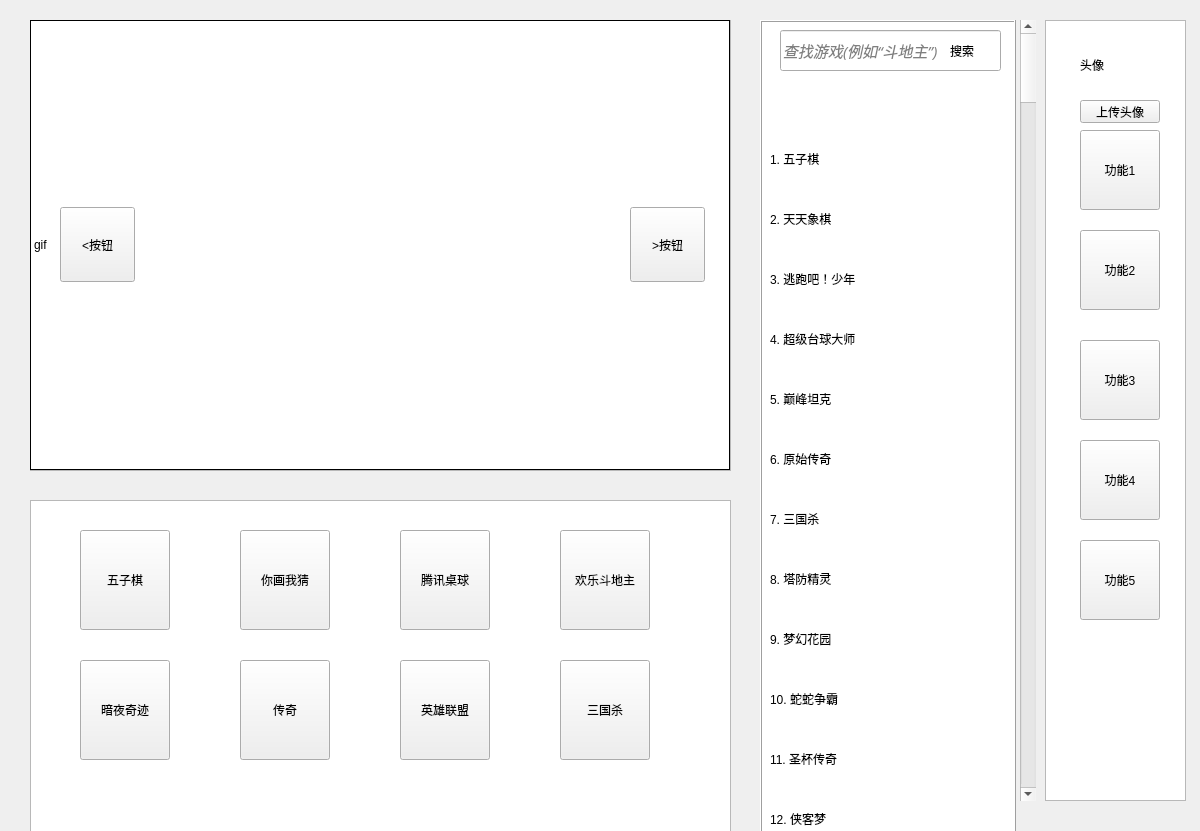
<?xml version="1.0" encoding="UTF-8"?>
<ui version="4.0">
 <class>GameHall</class>
 <widget class="QWidget" name="GameHall">
  <property name="geometry">
   <rect>
    <x>0</x>
    <y>0</y>
    <width>1200</width>
    <height>831</height>
   </rect>
  </property>
  <property name="windowTitle">
   <string>Form</string>
  </property>
  <widget class="QUndoView" name="undoView_4">
   <property name="geometry">
    <rect>
     <x>1045</x>
     <y>20</y>
     <width>141</width>
     <height>781</height>
    </rect>
   </property>
  </widget>
  <widget class="QScrollBar" name="verticalScrollBar">
   <property name="geometry">
    <rect>
     <x>1020</x>
     <y>20</y>
     <width>16</width>
     <height>781</height>
    </rect>
   </property>
   <property name="maximum">
    <number>100</number>
   </property>
   <property name="orientation">
    <enum>Qt::Vertical</enum>
   </property>
  </widget>
  <widget class="QLabel" name="avatar">
   <property name="geometry">
    <rect>
     <x>1080</x>
     <y>30</y>
     <width>70</width>
     <height>70</height>
    </rect>
   </property>
   <property name="cursor">
    <cursorShape>PointingHandCursor</cursorShape>
   </property>
   <property name="frameShape">
    <enum>QFrame::NoFrame</enum>
   </property>
   <property name="text">
    <string>头像</string>
   </property>
  </widget>
  <widget class="QPushButton" name="pushButton">
   <property name="geometry">
    <rect>
     <x>1080</x>
     <y>130</y>
     <width>80</width>
     <height>80</height>
    </rect>
   </property>
   <property name="text">
    <string>功能1</string>
   </property>
  </widget>
  <widget class="QPushButton" name="pushButton_2">
   <property name="geometry">
    <rect>
     <x>1080</x>
     <y>230</y>
     <width>80</width>
     <height>80</height>
    </rect>
   </property>
   <property name="text">
    <string>功能2</string>
   </property>
  </widget>
  <widget class="QPushButton" name="pushButton_3">
   <property name="geometry">
    <rect>
     <x>1080</x>
     <y>540</y>
     <width>80</width>
     <height>80</height>
    </rect>
   </property>
   <property name="text">
    <string>功能5</string>
   </property>
  </widget>
  <widget class="QPushButton" name="pushButton_4">
   <property name="geometry">
    <rect>
     <x>1080</x>
     <y>440</y>
     <width>80</width>
     <height>80</height>
    </rect>
   </property>
   <property name="text">
    <string>功能4</string>
   </property>
  </widget>
  <widget class="QPushButton" name="pushButton_5">
   <property name="geometry">
    <rect>
     <x>1080</x>
     <y>340</y>
     <width>80</width>
     <height>80</height>
    </rect>
   </property>
   <property name="text">
    <string>功能3</string>
   </property>
  </widget>
  <widget class="QWidget" name="hall" native="true">
   <property name="enabled">
    <bool>true</bool>
   </property>
   <property name="geometry">
    <rect>
     <x>30</x>
     <y>20</y>
     <width>990</width>
     <height>1041</height>
    </rect>
   </property>
   <widget class="HallBtn" name="lol">
    <property name="geometry">
     <rect>
      <x>370</x>
      <y>640</y>
      <width>90</width>
      <height>100</height>
     </rect>
    </property>
    <property name="text">
     <string>英雄联盟</string>
    </property>
    <property name="toolButtonStyle">
     <enum>Qt::ToolButtonTextUnderIcon</enum>
    </property>
   </widget>
   <widget class="HallBtn" name="zhuoqiu">
    <property name="geometry">
     <rect>
      <x>370</x>
      <y>510</y>
      <width>90</width>
      <height>100</height>
     </rect>
    </property>
    <property name="text">
     <string>腾讯桌球</string>
    </property>
    <property name="toolButtonStyle">
     <enum>Qt::ToolButtonTextUnderIcon</enum>
    </property>
   </widget>
   <widget class="HallBtn" name="sgs">
    <property name="geometry">
     <rect>
      <x>530</x>
      <y>640</y>
      <width>90</width>
      <height>100</height>
     </rect>
    </property>
    <property name="text">
     <string>三国杀</string>
    </property>
    <property name="toolButtonStyle">
     <enum>Qt::ToolButtonTextUnderIcon</enum>
    </property>
   </widget>
   <widget class="QPushButton" name="left">
    <property name="geometry">
     <rect>
      <x>30</x>
      <y>187</y>
      <width>75</width>
      <height>75</height>
     </rect>
    </property>
    <property name="cursor">
     <cursorShape>ArrowCursor</cursorShape>
    </property>
    <property name="text">
     <string>&lt;按钮</string>
    </property>
    <property name="checkable">
     <bool>false</bool>
    </property>
    <property name="autoDefault">
     <bool>false</bool>
    </property>
    <property name="flat">
     <bool>false</bool>
    </property>
   </widget>
   <widget class="HallBtn" name="chuanqi">
    <property name="geometry">
     <rect>
      <x>210</x>
      <y>640</y>
      <width>90</width>
      <height>100</height>
     </rect>
    </property>
    <property name="text">
     <string>传奇</string>
    </property>
    <property name="toolButtonStyle">
     <enum>Qt::ToolButtonTextUnderIcon</enum>
    </property>
   </widget>
   <widget class="HallBtn" name="chat">
    <property name="geometry">
     <rect>
      <x>210</x>
      <y>510</y>
      <width>90</width>
      <height>100</height>
     </rect>
    </property>
    <property name="text">
     <string>你画我猜</string>
    </property>
    <property name="toolButtonStyle">
     <enum>Qt::ToolButtonTextUnderIcon</enum>
    </property>
   </widget>
   <widget class="QLabel" name="searchIcon">
    <property name="geometry">
     <rect>
      <x>920</x>
      <y>10</y>
      <width>41</width>
      <height>41</height>
     </rect>
    </property>
    <property name="cursor">
     <cursorShape>PointingHandCursor</cursorShape>
    </property>
    <property name="frameShape">
     <enum>QFrame::NoFrame</enum>
    </property>
    <property name="text">
     <string>搜索</string>
    </property>
   </widget>
   <widget class="HallBtn" name="ayqj">
    <property name="geometry">
     <rect>
      <x>50</x>
      <y>640</y>
      <width>90</width>
      <height>100</height>
     </rect>
    </property>
    <property name="text">
     <string>暗夜奇迹</string>
    </property>
    <property name="toolButtonStyle">
     <enum>Qt::ToolButtonTextUnderIcon</enum>
    </property>
   </widget>
   <widget class="QLabel" name="rank">
    <property name="geometry">
     <rect>
      <x>745</x>
      <y>55</y>
      <width>221</width>
      <height>41</height>
     </rect>
    </property>
    <property name="frameShape">
     <enum>QFrame::NoFrame</enum>
    </property>
    <property name="text">
     <string/>
    </property>
   </widget>
   <widget class="QPushButton" name="right">
    <property name="geometry">
     <rect>
      <x>600</x>
      <y>187</y>
      <width>75</width>
      <height>75</height>
     </rect>
    </property>
    <property name="cursor">
     <cursorShape>ArrowCursor</cursorShape>
    </property>
    <property name="text">
     <string>&gt;按钮</string>
    </property>
   </widget>
   <widget class="HallBtn" name="fiveline">
    <property name="geometry">
     <rect>
      <x>50</x>
      <y>510</y>
      <width>90</width>
      <height>100</height>
     </rect>
    </property>
    <property name="cursor">
     <cursorShape>PointingHandCursor</cursorShape>
    </property>
    <property name="text">
     <string>五子棋</string>
    </property>
    <property name="popupMode">
     <enum>QToolButton::DelayedPopup</enum>
    </property>
    <property name="toolButtonStyle">
     <enum>Qt::ToolButtonTextUnderIcon</enum>
    </property>
    <property name="autoRaise">
     <bool>false</bool>
    </property>
   </widget>
   <widget class="QWidget" name="widget_3" native="true">
    <property name="geometry">
     <rect>
      <x>730</x>
      <y>109</y>
      <width>256</width>
      <height>921</height>
     </rect>
    </property>
    <widget class="rankLbabel" name="label_2">
     <property name="geometry">
      <rect>
       <x>10</x>
       <y>10</y>
       <width>236</width>
       <height>40</height>
      </rect>
     </property>
     <property name="text">
      <string>1. 五子棋</string>
     </property>
    </widget>
    <widget class="rankLbabel" name="label_3">
     <property name="geometry">
      <rect>
       <x>10</x>
       <y>70</y>
       <width>236</width>
       <height>40</height>
      </rect>
     </property>
     <property name="text">
      <string>2. 天天象棋</string>
     </property>
    </widget>
    <widget class="rankLbabel" name="label_4">
     <property name="geometry">
      <rect>
       <x>10</x>
       <y>190</y>
       <width>236</width>
       <height>40</height>
      </rect>
     </property>
     <property name="text">
      <string>4. 超级台球大师</string>
     </property>
    </widget>
    <widget class="rankLbabel" name="label_5">
     <property name="geometry">
      <rect>
       <x>10</x>
       <y>310</y>
       <width>236</width>
       <height>40</height>
      </rect>
     </property>
     <property name="text">
      <string>6. 原始传奇</string>
     </property>
    </widget>
    <widget class="rankLbabel" name="label_6">
     <property name="geometry">
      <rect>
       <x>10</x>
       <y>130</y>
       <width>236</width>
       <height>40</height>
      </rect>
     </property>
     <property name="text">
      <string>3. 逃跑吧！少年</string>
     </property>
    </widget>
    <widget class="rankLbabel" name="label_7">
     <property name="geometry">
      <rect>
       <x>10</x>
       <y>250</y>
       <width>236</width>
       <height>40</height>
      </rect>
     </property>
     <property name="text">
      <string>5. 巅峰坦克</string>
     </property>
    </widget>
    <widget class="rankLbabel" name="label_8">
     <property name="geometry">
      <rect>
       <x>10</x>
       <y>370</y>
       <width>236</width>
       <height>40</height>
      </rect>
     </property>
     <property name="text">
      <string>7. 三国杀</string>
     </property>
    </widget>
    <widget class="rankLbabel" name="label_9">
     <property name="geometry">
      <rect>
       <x>10</x>
       <y>430</y>
       <width>236</width>
       <height>40</height>
      </rect>
     </property>
     <property name="text">
      <string>8. 塔防精灵</string>
     </property>
    </widget>
    <widget class="rankLbabel" name="label_10">
     <property name="geometry">
      <rect>
       <x>10</x>
       <y>490</y>
       <width>236</width>
       <height>40</height>
      </rect>
     </property>
     <property name="text">
      <string>9. 梦幻花园</string>
     </property>
    </widget>
    <widget class="rankLbabel" name="label_11">
     <property name="geometry">
      <rect>
       <x>10</x>
       <y>550</y>
       <width>236</width>
       <height>40</height>
      </rect>
     </property>
     <property name="text">
      <string>10. 蛇蛇争霸</string>
     </property>
    </widget>
    <widget class="rankLbabel" name="label_12">
     <property name="geometry">
      <rect>
       <x>10</x>
       <y>670</y>
       <width>236</width>
       <height>40</height>
      </rect>
     </property>
     <property name="text">
      <string>12. 侠客梦</string>
     </property>
    </widget>
    <widget class="rankLbabel" name="label_13">
     <property name="geometry">
      <rect>
       <x>10</x>
       <y>790</y>
       <width>236</width>
       <height>40</height>
      </rect>
     </property>
     <property name="text">
      <string>14. 欢乐麻将</string>
     </property>
    </widget>
    <widget class="rankLbabel" name="label_14">
     <property name="geometry">
      <rect>
       <x>10</x>
       <y>730</y>
       <width>236</width>
       <height>40</height>
      </rect>
     </property>
     <property name="text">
      <string>13. 梦幻家园</string>
     </property>
    </widget>
    <widget class="rankLbabel" name="label_15">
     <property name="geometry">
      <rect>
       <x>10</x>
       <y>610</y>
       <width>236</width>
       <height>40</height>
      </rect>
     </property>
     <property name="text">
      <string>11. 圣杯传奇</string>
     </property>
    </widget>
    <widget class="rankLbabel" name="label_16">
     <property name="geometry">
      <rect>
       <x>10</x>
       <y>850</y>
       <width>236</width>
       <height>40</height>
      </rect>
     </property>
     <property name="text">
      <string>15. 大道争锋</string>
     </property>
    </widget>
   </widget>
   <widget class="Gif_Label" name="gif">
    <property name="geometry">
     <rect>
      <x>0</x>
      <y>0</y>
      <width>700</width>
      <height>450</height>
     </rect>
    </property>
    <property name="frameShape">
     <enum>QFrame::Box</enum>
    </property>
    <property name="text">
     <string>gif</string>
    </property>
   </widget>
   <widget class="QUndoView" name="undoView_3">
    <property name="geometry">
     <rect>
      <x>730</x>
      <y>0</y>
      <width>256</width>
      <height>1031</height>
     </rect>
    </property>
    <property name="focusPolicy">
     <enum>Qt::StrongFocus</enum>
    </property>
    <property name="frameShape">
     <enum>QFrame::Box</enum>
    </property>
    <property name="frameShadow">
     <enum>QFrame::Raised</enum>
    </property>
   </widget>
   <widget class="HallBtn" name="hlddz">
    <property name="geometry">
     <rect>
      <x>530</x>
      <y>510</y>
      <width>90</width>
      <height>100</height>
     </rect>
    </property>
    <property name="text">
     <string>欢乐斗地主</string>
    </property>
    <property name="toolButtonStyle">
     <enum>Qt::ToolButtonTextUnderIcon</enum>
    </property>
   </widget>
   <widget class="QUndoView" name="undoView_2">
    <property name="geometry">
     <rect>
      <x>0</x>
      <y>480</y>
      <width>701</width>
      <height>551</height>
     </rect>
    </property>
   </widget>
   <widget class="QUndoView" name="undoView">
    <property name="geometry">
     <rect>
      <x>0</x>
      <y>0</y>
      <width>701</width>
      <height>451</height>
     </rect>
    </property>
   </widget>
   <widget class="QLineEdit" name="searchEdit">
    <property name="geometry">
     <rect>
      <x>750</x>
      <y>10</y>
      <width>221</width>
      <height>41</height>
     </rect>
    </property>
    <property name="font">
     <font>
      <family>楷体</family>
      <pointsize>11</pointsize>
      <italic>true</italic>
      <bold>false</bold>
     </font>
    </property>
    <property name="autoFillBackground">
     <bool>false</bool>
    </property>
    <property name="text">
     <string/>
    </property>
    <property name="frame">
     <bool>true</bool>
    </property>
    <property name="placeholderText">
     <string>查找游戏(例如“斗地主”)</string>
    </property>
    <property name="cursorMoveStyle">
     <enum>Qt::LogicalMoveStyle</enum>
    </property>
   </widget>
   <zorder>undoView_3</zorder>
   <zorder>undoView_2</zorder>
   <zorder>undoView</zorder>
   <zorder>lol</zorder>
   <zorder>zhuoqiu</zorder>
   <zorder>sgs</zorder>
   <zorder>chuanqi</zorder>
   <zorder>chat</zorder>
   <zorder>ayqj</zorder>
   <zorder>rank</zorder>
   <zorder>fiveline</zorder>
   <zorder>widget_3</zorder>
   <zorder>gif</zorder>
   <zorder>hlddz</zorder>
   <zorder>searchEdit</zorder>
   <zorder>searchIcon</zorder>
   <zorder>left</zorder>
   <zorder>right</zorder>
  </widget>
  <widget class="QPushButton" name="test">
   <property name="geometry">
    <rect>
     <x>1080</x>
     <y>100</y>
     <width>80</width>
     <height>23</height>
    </rect>
   </property>
   <property name="font">
    <font>
     <family>幼圆</family>
    </font>
   </property>
   <property name="cursor">
    <cursorShape>PointingHandCursor</cursorShape>
   </property>
   <property name="text">
    <string>上传头像</string>
   </property>
  </widget>
 </widget>
 <customwidgets>
  <customwidget>
   <class>HallBtn</class>
   <extends>QToolButton</extends>
   <header location="global">hallbtn.h</header>
  </customwidget>
  <customwidget>
   <class>Gif_Label</class>
   <extends>QLabel</extends>
   <header>gif_label.h</header>
  </customwidget>
  <customwidget>
   <class>rankLbabel</class>
   <extends>QLabel</extends>
   <header>ranklbabel.h</header>
  </customwidget>
 </customwidgets>
 <resources/>
 <connections/>
</ui>
